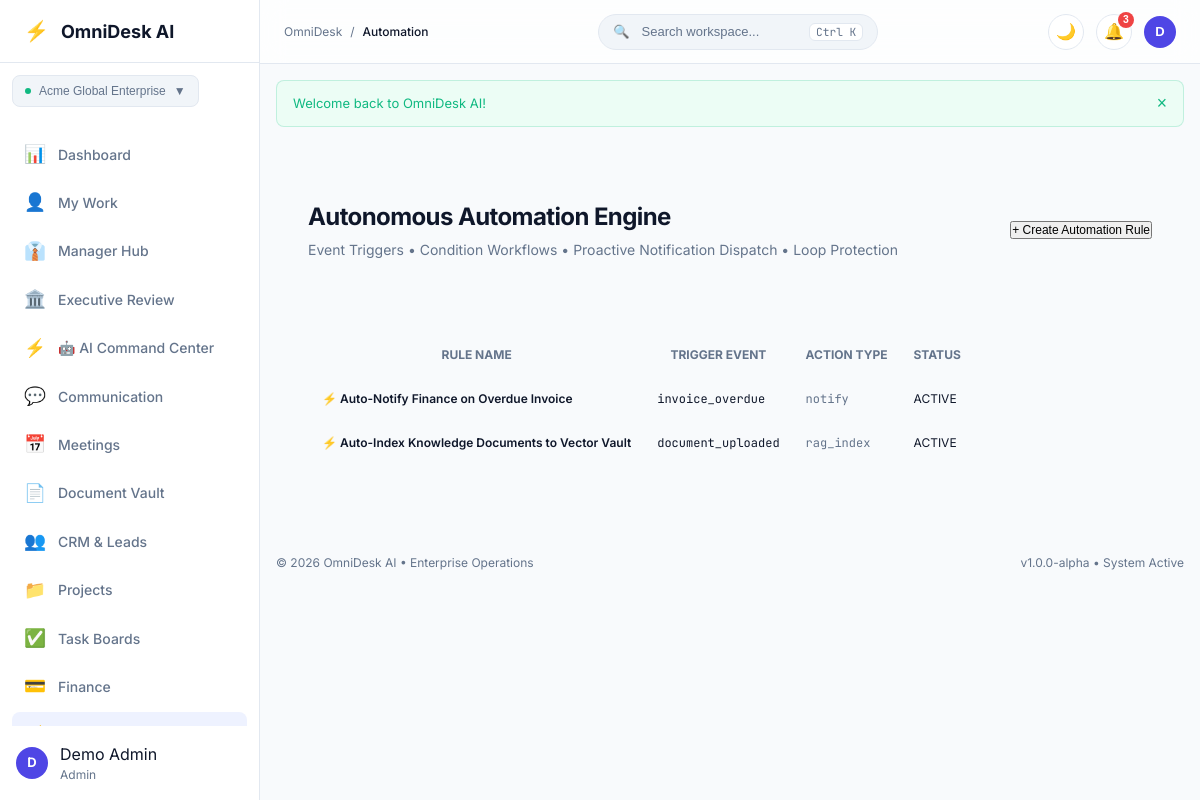
The page /automation (signed in) on the database its author committed.
### tables this page shows
CREATE TABLE IF NOT EXISTS `workspaces` (
    `id`          INT UNSIGNED NOT NULL AUTO_INCREMENT,
    `name`        VARCHAR(100) NOT NULL,
    `slug`        VARCHAR(100) NOT NULL,
    `type`        VARCHAR(30)  NOT NULL DEFAULT 'company' COMMENT 'company | team | department | personal',
    `owner_id`    INT UNSIGNED NOT NULL,
    `created_at`  DATETIME     NOT NULL DEFAULT CURRENT_TIMESTAMP,
    `updated_at`  DATETIME     NOT NULL DEFAULT CURRENT_TIMESTAMP ON UPDATE CURRENT_TIMESTAMP,

    PRIMARY KEY (`id`),
    UNIQUE KEY `uq_workspaces_slug` (`slug`),
    KEY `idx_workspaces_owner` (`owner_id`),
    CONSTRAINT `fk_ws_owner` FOREIGN KEY (`owner_id`)
        REFERENCES `users` (`id`) ON DELETE CASCADE ON UPDATE CASCADE

);

CREATE TABLE IF NOT EXISTS `automation_rules` (
    `id`             INT UNSIGNED NOT NULL AUTO_INCREMENT,
    `workspace_id`   INT UNSIGNED NOT NULL,
    `name`           VARCHAR(150) NOT NULL,
    `trigger_event`  VARCHAR(50)  NOT NULL COMMENT 'task_overdue | invoice_overdue | lead_negotiation | meeting_completed | document_uploaded',
    `action_type`    VARCHAR(50)  NOT NULL COMMENT 'notify | create_task | update_status | rag_index',
    `action_payload` JSON         DEFAULT NULL,
    `status`         VARCHAR(20)  NOT NULL DEFAULT 'active',
    `created_at`     DATETIME     NOT NULL DEFAULT CURRENT_TIMESTAMP,

    PRIMARY KEY (`id`),
    KEY `idx_autorule_ws` (`workspace_id`),
    CONSTRAINT `fk_autorule_ws` FOREIGN KEY (`workspace_id`)
        REFERENCES `workspaces` (`id`) ON DELETE CASCADE ON UPDATE CASCADE
);

### modules/Automation/views/index.php (the view, shortened to what the rows shown need)
<?php
$ruleList = $rules ?? [];
?>
<?php require_once MODULES_PATH . '/Shared/views/app_shell_start.php'; ?>
<div class="card card-glass p-6 mb-6">
    <div class="flex items-center justify-between flex-wrap gap-4">
        <div>
            <h1 class="text-2xl font-bold tracking-tight mb-1">Autonomous Automation Engine</h1>
            <p class="text-muted text-sm mb-0">Event Triggers &bull; Condition Workflows &bull; Proactive Notification Dispatch &bull; Loop Protection</p>
        </div>
        <div class="flex items-center gap-3">
            <button type="button" class="btn btn-primary text-xs py-1.5 px-3" onclick="document.getElementById('newRuleModal').classList.add('active')">+ Create Automation Rule</button>
        </div>
    </div>
</div>
<div class="card p-6 mb-6">
    <div class="table-responsive">
        <table class="table-custom w-full text-xs">
            <thead>
                <tr class="border-b text-left text-muted uppercase">
                    <th class="p-3">Rule Name</th>
                    <th class="p-3">Trigger Event</th>
                    <th class="p-3">Action Type</th>
                    <th class="p-3">Status</th>
                </tr>
            </thead>
            <tbody>
                <?php if (!empty($ruleList)): ?>
                    <?php foreach ($ruleList as $r): ?>
                        <tr class="border-b hover:bg-surface-subtle">
                            <td class="p-3 font-semibold text-main">⚡ <?= e($r['name']) ?></td>
                            <td class="p-3 font-mono text-brand"><?= e($r['trigger_event']) ?></td>
                            <td class="p-3 font-mono text-muted"><?= e($r['action_type']) ?></td>
                            <td class="p-3">
                                <span class="badge badge-success text-2xs uppercase"><?= e($r['status']) ?></span>
                            </td>
                        </tr>
                    <?php endforeach; ?>
                <?php else: ?>
                    <tr>
                        <td colspan="4" class="text-center p-6 text-muted">No automation rules configured.</td>
                    </tr>
                <?php endif; ?>
            </tbody>
        </table>
    </div>
</div>
<?php require_once MODULES_PATH . '/Shared/views/app_shell_end.php'; ?>

### core/Router.php (shortened to what the rows shown need)
<?php
class Router
{
    private array $routes = [
        'GET'  => [],
        'POST' => [],
    ];
    public function dispatch(): void
    {
        $method = strtoupper($_SERVER['REQUEST_METHOD'] ?? 'GET');
        $uri    = $this->normalizeUri($_SERVER['REQUEST_URI'] ?? '/');
        foreach ($this->routes[$method] as $pattern => $routeInfo) {
            $params = $this->matchRoute($pattern, $uri);
            if ($params !== null) {
                $this->callHandler($routeInfo['handler'], $params);
                return;
            }
        }
    }
    private function addRoute(string $method, string $path, callable|array $handler, array $middleware = []): void
    {
        $pattern = $this->pathToPattern($path);
        $this->routes[$method][$pattern] = [
            'handler'    => $handler,
            'middleware' => $middleware,
        ];
    }
    private function pathToPattern(string $path): string
    {
        $pattern = preg_replace_callback(
            '/\{([a-zA-Z_][a-zA-Z0-9_]*)\}/',
            fn($m) => '(?P<' . $m[1] . '>[^/]+)',
            $path
        );
        return '#^' . $pattern . '$#';
    }
    private function matchRoute(string $pattern, string $uri): ?array
    {
        if (!preg_match($pattern, $uri, $matches)) {
            return null;
        }
        return array_filter(
            $matches,
            fn($k) => is_string($k),
            ARRAY_FILTER_USE_KEY
        );
    }
    private function callHandler(callable|array $handler, array $params): void
    {
        if (is_array($handler)) {
            [$class, $method] = $handler;
            $instance = new $class();
            $instance->$method($params);
            return;
        }
    }
    private function normalizeUri(string $uri): string
    {
        $path = parse_url($uri, PHP_URL_PATH) ?? '/';
        $path = '/' . trim($path, '/');
        $path = preg_replace('#/+#', '/', $path);
        return $path === '' ? '/' : $path;
    }
}

### modules/Shared/views/app_shell_start.php (shortened to what the rows shown need)
<?php
$currentUser = \Core\Auth::user();
$currentRoute = parse_url($_SERVER['REQUEST_URI'] ?? '/', PHP_URL_PATH);
$navItems = [
    ['key' => 'dashboard',     'label' => 'Dashboard',          'icon' => '📊', 'url' => '/dashboard',         'perm' => 'dashboard.view'],
    ['key' => 'my-work',       'label' => 'My Work',            'icon' => '👤', 'url' => '/my-work',           'perm' => 'dashboard.view'],
    ['key' => 'manager',       'label' => 'Manager Hub',        'icon' => '👔', 'url' => '/manager',           'perm' => 'dashboard.view'],
    ['key' => 'executive',     'label' => 'Executive Review',   'icon' => '🏛️', 'url' => '/executive',         'perm' => 'dashboard.view'],
    ['key' => 'ai',            'label' => '🤖 AI Command Center','icon' => '⚡', 'url' => '/ai/command-center', 'perm' => 'dashboard.view'],
    ['key' => 'communication', 'label' => 'Communication',      'icon' => '💬', 'url' => '/communication',     'perm' => 'dashboard.view'],
    ['key' => 'meetings',      'label' => 'Meetings',           'icon' => '📅', 'url' => '/meetings',          'perm' => 'dashboard.view'],
    ['key' => 'documents',     'label' => 'Document Vault',     'icon' => '📄', 'url' => '/documents',         'perm' => 'documents.view'],
    ['key' => 'crm',           'label' => 'CRM & Leads',        'icon' => '👥', 'url' => '/crm',               'perm' => 'crm.view'],
    ['key' => 'projects',      'label' => 'Projects',           'icon' => '📁', 'url' => '/projects',          'perm' => 'projects.view'],
    ['key' => 'tasks',         'label' => 'Task Boards',        'icon' => '✅', 'url' => '/tasks',             'perm' => 'tasks.view'],
    ['key' => 'finance',       'label' => 'Finance',            'icon' => '💳', 'url' => '/finance',           'perm' => 'finance.view'],
    ['key' => 'automation',    'label' => 'Automation',         'icon' => '⚡', 'url' => '/automation',        'perm' => 'settings.view'],
    ['key' => 'operations',    'label' => 'System Health',      'icon' => '🖥️', 'url' => '/operations/health', 'perm' => 'settings.view'],
    ['key' => 'notifications', 'label' => 'Notifications',      'icon' => '🔔', 'url' => '/notifications',     'perm' => 'notifications.view'],
    ['key' => 'settings',      'label' => 'Settings',           'icon' => '⚙️', 'url' => '/settings',          'perm' => 'settings.view'],
];
?>
<?php require_once __DIR__ . '/header.php'; ?>
<body class="bg-app text-main antialiased app-body">
    <div class="app-layout">
        <aside class="app-sidebar" id="appSidebar">
            <div class="sidebar-header">
                <a href="<?= url('/dashboard') ?>" class="brand-link">
                    <span class="brand-icon">⚡</span>
                    <span class="brand-title"><?= e(APP_NAME) ?></span>
                </a>
            </div>
            <div class="sidebar-workspace p-3">
                <?php
                $currActiveWs = \Core\DashboardService::getActiveWorkspace($currentUser['id'] ?? 0);
                ?>
                <div class="dropdown-wrapper w-full">
                    <button type="button" class="workspace-badge w-full justify-between cursor-pointer" id="wsDropdownBtn">
                        <div class="flex items-center gap-2 truncate">
                            <span class="ws-dot"></span>
                            <span class="ws-name truncate font-medium"><?= e($currActiveWs['name']) ?></span>
                        </div>
                        <span class="text-xs text-muted">▼</span>
                    </button>
                </div>
            </div>
            <nav class="sidebar-nav">
                <ul class="nav-list">
                    <?php foreach ($navItems as $item): ?>
                        <?php if (\Core\Auth::hasPermission($item['perm'])): ?>
                            <?php $isActive = str_starts_with($currentRoute, $item['url']); ?>
                            <li class="nav-item">
                                <a href="<?= url($item['url']) ?>" class="nav-link <?= $isActive ? 'active' : '' ?>">
                                    <span class="nav-icon"><?= $item['icon'] ?></span>
                                    <span class="nav-label"><?= e($item['label']) ?></span>
                                </a>
                            </li>
                        <?php endif; ?>
                    <?php endforeach; ?>
                </ul>
            </nav>
            <div class="sidebar-footer p-4">
                <div class="user-pill flex items-center gap-3">
                    <div class="avatar-circle">
                        <?= e(strtoupper(substr($currentUser['first_name'] ?? 'U', 0, 1))) ?>
                    </div>
                    <div class="user-info flex-1 min-w-0">
                        <div class="user-name truncate"><?= e($currentUser['full_name'] ?? 'User') ?></div>
                        <div class="user-role text-xs text-muted capitalize"><?= e($currentUser['role'] ?? 'member') ?></div>
                    </div>
                </div>
            </div>
        </aside>
        <div class="app-main">
            <header class="app-topbar">
                <div class="topbar-left flex items-center gap-3">
                    <div class="breadcrumbs flex items-center gap-2 text-xs text-muted">
                        <span>OmniDesk</span>
                        <span>/</span>
                        <span class="text-main font-medium capitalize"><?= e(ltrim($currentRoute, '/') ?: 'Dashboard') ?></span>
                    </div>
                </div>
                <div class="topbar-center">
                    <button type="button" class="search-trigger" id="globalSearchBtn">
                        <span class="search-icon">🔍</span>
                        <span class="search-text">Search workspace...</span>
                        <kbd class="search-kbd">Ctrl K</kbd>
                    </button>
                </div>
                <div class="topbar-right flex items-center gap-3">
                    <button type="button" class="btn-icon" id="themeToggleBtn" title="Toggle Light/Dark Theme">
                        🌙
                    </button>
                    <div class="dropdown-wrapper">
                        <button type="button" class="btn-icon relative" id="notifBellBtn" title="Notifications">
                            🔔
                            <span class="notif-badge">3</span>
                        </button>
                    </div>
                    <div class="dropdown-wrapper">
                        <button type="button" class="user-avatar-btn" id="userMenuBtn">
                            <div class="avatar-sm">
                                <?= e(strtoupper(substr($currentUser['first_name'] ?? 'U', 0, 1))) ?>
                            </div>
                        </button>
                    </div>
                </div>
            </header>
            <?php $flashes = get_flash(); ?>
            <?php if (!empty($flashes)): ?>
                <div class="flash-container p-4">
                    <?php foreach ($flashes as $f): ?>
                        <div class="alert alert-<?= e($f['type']) ?> flex items-center justify-between mb-2">
                            <span><?= e($f['message']) ?></span>
                            <button type="button" onclick="this.parentElement.remove()" class="alert-close">&times;</button>
                        </div>
                    <?php endforeach; ?>
                </div>
            <?php endif; ?>
            <main class="app-content p-6">

### rows shown on the page
workspaces: name "Acme Global Enterprise"
automation_rules: name "Auto-Notify Finance on Overdue Invoice", trigger_event "invoice_overdue", action_type "notify", status "ACTIVE"
automation_rules: name "Auto-Index Knowledge Documents to Vector Vault", trigger_event "document_uploaded", action_type "rag_index", status "ACTIVE"

### other values the page prints
$item['icon'] "📊"
$item['label'] "Dashboard"
$item['icon'] "👤"
$item['label'] "My Work"
$item['icon'] "👔"
$item['label'] "Manager Hub"
$item['icon'] "🏛️"
$item['label'] "Executive Review"
$item['icon'] "⚡"
$item['label'] "🤖 AI Command Center"
$item['icon'] "💬"
$item['label'] "Communication"
$item['icon'] "📅"
$item['label'] "Meetings"
$item['icon'] "📄"
